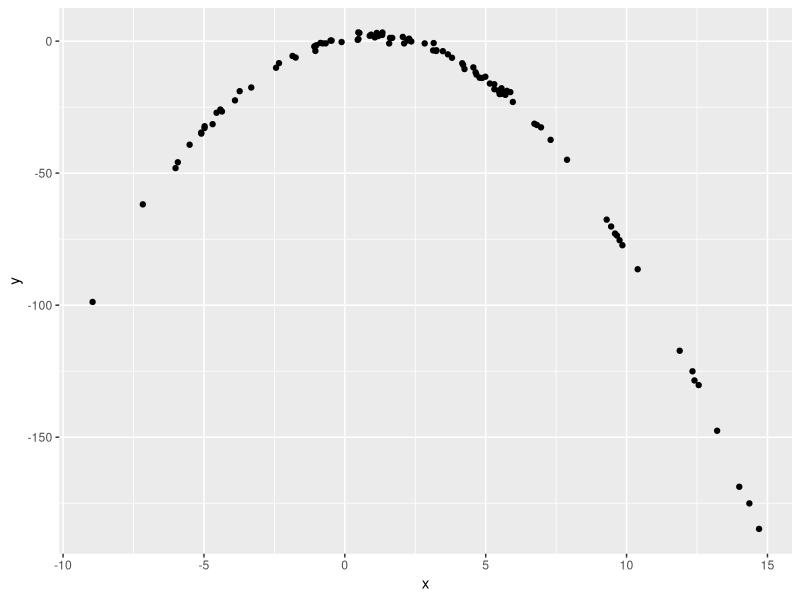

R code for this plot:
## ---- chunk 1
library(tidyverse)

df = tibble(
  x = rnorm(100, 2, 5),
  y = 1 + 2 * x - x ^ 2 + rnorm(100)
)


df |>
  ggplot(aes(x = x, y = y)) +
  geom_point()
